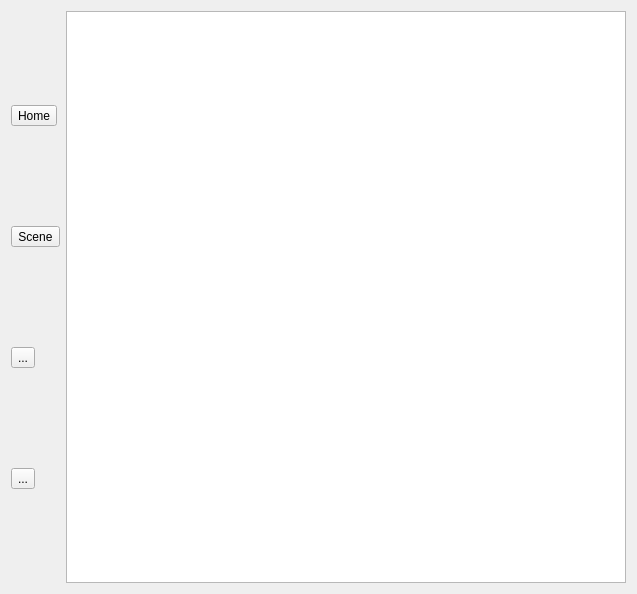
<?xml version="1.0" encoding="UTF-8"?>
<ui version="4.0">
 <class>MainMenuMidi</class>
 <widget class="QWidget" name="MainMenuMidi">
  <property name="geometry">
   <rect>
    <x>0</x>
    <y>0</y>
    <width>637</width>
    <height>594</height>
   </rect>
  </property>
  <property name="windowTitle">
   <string>Form</string>
  </property>
  <layout class="QGridLayout" name="gridLayout">
   <item row="0" column="0">
    <layout class="QHBoxLayout" name="horizontalLayout">
     <item>
      <layout class="QVBoxLayout" name="verticalLayout_2">
       <item>
        <widget class="QToolButton" name="toolButton_4">
         <property name="text">
          <string>Home</string>
         </property>
        </widget>
       </item>
       <item>
        <widget class="QToolButton" name="toolButton_3">
         <property name="text">
          <string>Scene</string>
         </property>
        </widget>
       </item>
       <item>
        <widget class="QToolButton" name="toolButton_2">
         <property name="text">
          <string>...</string>
         </property>
        </widget>
       </item>
       <item>
        <widget class="QToolButton" name="toolButton">
         <property name="text">
          <string>...</string>
         </property>
        </widget>
       </item>
      </layout>
     </item>
     <item>
      <layout class="QVBoxLayout" name="verticalLayout">
       <item>
        <widget class="QTextEdit" name="textEdit"/>
       </item>
      </layout>
     </item>
    </layout>
   </item>
  </layout>
 </widget>
 <resources/>
 <connections/>
</ui>
